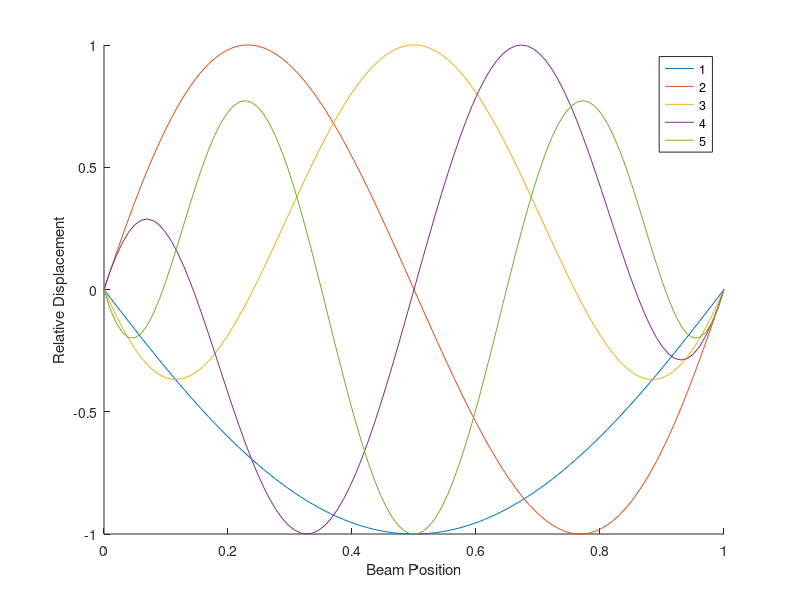
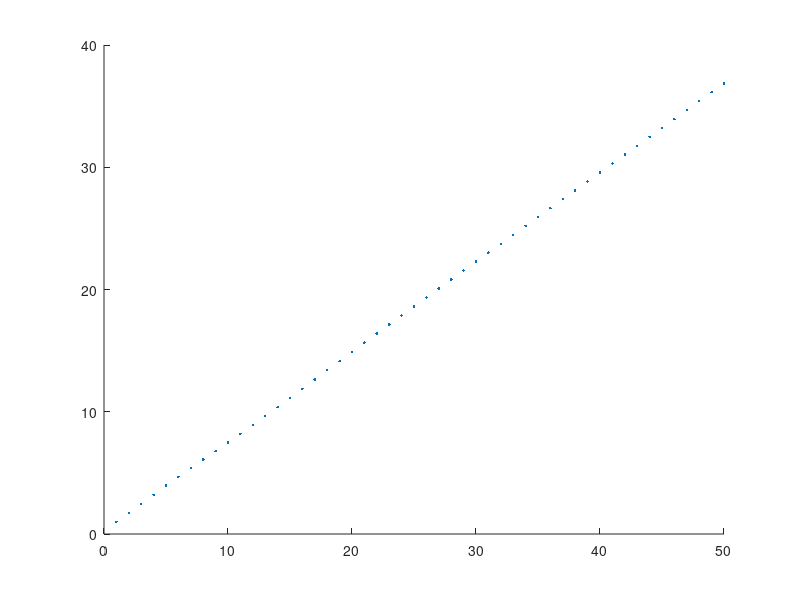
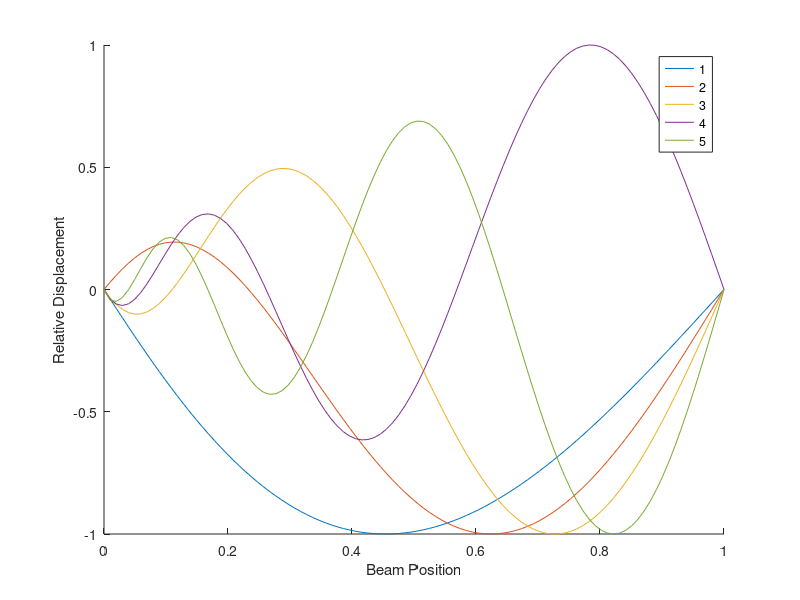
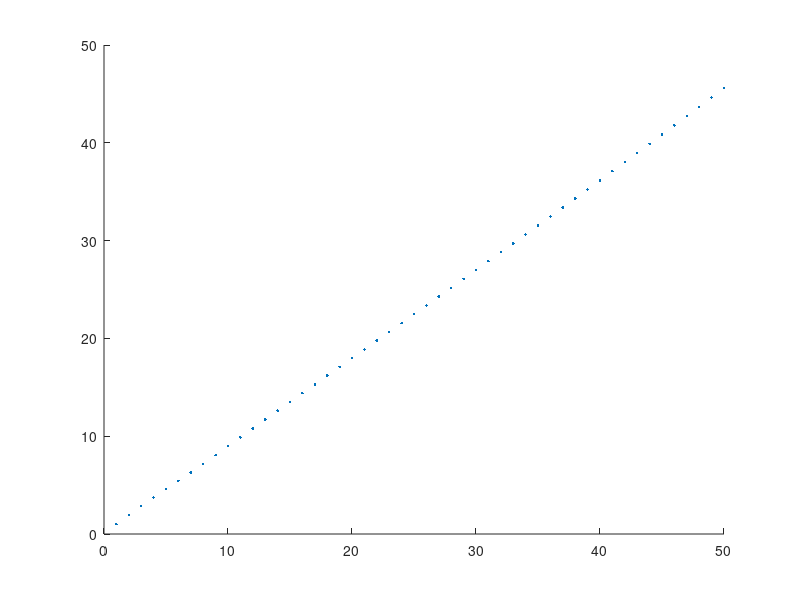

MATLAB code for these plots, in order:
clc; clear all;
addpath('Functions\');

%% BeamExamplesFEM.m
%  Joseph Anthony
%
% Created:         11/11/25
% Last Modified:   11/11/25
%
% Description: Produces several diagrams of BI-BI, BI-SS, SS-SS, and BI-FF beams
%   with their eigenspectra.
%% Flags
FLAG.DISPLAY_MODES = true;
FLAG.DISPLAY_SPECTRUM = true;
FLAG.CALCULATE_TIMESOLVER = true;

%% Parameters
n = 100;         % Mesh size, number of interior points
shapes = n;     % Number of shape functions

L = 1;           % Beam length
modeCount = 5;    % Number of displayed modes

%% BI-BI Beam
xvals = linspace(0,L,n+2);
deltax = mean(diff(xvals));
basis = zeros(shapes, n+2);
Dbasis = zeros(shapes, n+1);
D2basis = zeros(shapes, n);

% Generate shape functions and their respective derivatives
for i = 1:shapes
    basis(i,:) = xvals.*(xvals-L*ones(1,n+2)).*sin(pi*i*xvals);
    Dbasis(i,:) = diff(basis(i,:))/deltax;
    D2basis(i,:) = diff(Dbasis(i,:))/deltax;
end

% Generate symmetric stiffness matrices
K = zeros(shapes);
M = zeros(shapes);

for row = 1:shapes
    for col = 1:row
        K(row,col) = trapz(xvals(2:end-1), D2basis(row,:).*D2basis(col,:));
        M(row, col) = trapz(xvals, basis(row,:).*basis(col,:));
    end
end
K = K + K' - diag(diag(K));
M = M + M' - diag(diag(M));

% Determine sorted eigenbasis
[evecs, evals] = eig(K);
[~, index] = sort(diag(abs(evals))); 
evals = evals(index,index);
evecs = evecs(:, index);

% Display mode shapes
modeshapes = basis'*evecs;
modeshapes = modeshapes';

if FLAG.DISPLAY_MODES
    figure();
    hold on
    for i = 1:modeCount
        modeshapes(i,:) = modeshapes(i,:)/max(abs(modeshapes(i,:)));
        plot(xvals, modeshapes(i,:));
    end
    xlabel("Beam Position");
    ylabel("Relative Displacement");
    legend('1','2','3','4','5');
end


% Plot eigenvalue spectrum
espectrum = abs(diag(evals))/abs(evals(1,1));
scaled_espectrum = espectrum.^(1/4);

if FLAG.DISPLAY_SPECTRUM
    figure();
    hold on
    plot(scaled_espectrum(1:50), "LineStyle", "none", "Marker", ".");
end

%% BI-SS Beam
xvals = linspace(0,L,n+2);
deltax = mean(diff(xvals));
basis = zeros(shapes, n+2);
Dbasis = zeros(shapes, n+1);
D2basis = zeros(shapes, n);

% Generate shape functions and their respective derivatives
for i = 1:shapes
    basis(i,:) = xvals.*sin(i*pi*xvals);
    Dbasis(i,:) = diff(basis(i,:))/deltax;
    D2basis(i,:) = diff(Dbasis(i,:))/deltax;
end

% Generate symmetric stiffness matrices
K = zeros(shapes);
M = zeros(shapes);

for row = 1:shapes
    for col = 1:row
        K(row,col) = trapz(xvals(2:end-1), D2basis(row,:).*D2basis(col,:));
        M(row, col) = trapz(xvals, basis(row,:).*basis(col,:));
    end
end
K = K + K' - diag(diag(K));
M = M + M' - diag(diag(M));

% Determine sorted eigenbasis
[evecs, evals] = eig(K);
[~, index] = sort(diag(abs(evals))); 
evals = evals(index,index);
evecs = evecs(:, index);

% Display mode shapes
modeshapes = basis'*evecs;
modeshapes = modeshapes';

if FLAG.DISPLAY_MODES
    figure();
    hold on
    for i = 1:modeCount
        modeshapes(i,:) = modeshapes(i,:)/max(abs(modeshapes(i,:)));
        plot(xvals, modeshapes(i,:));
    end
    xlabel("Beam Position");
    ylabel("Relative Displacement");
    legend('1','2','3','4','5');
end


% Plot eigenvalue spectrum
espectrum = abs(diag(evals))/abs(evals(1,1));
scaled_espectrum = espectrum.^(1/4);

if FLAG.DISPLAY_SPECTRUM
    figure();
    hold on
    plot(scaled_espectrum(1:50), "LineStyle", "none", "Marker", ".");
end

%% BI-FF Beam
xvals = linspace(0,L,n+2);
deltax = mean(diff(xvals));
basis = zeros(shapes, n+2);
Dbasis = zeros(shapes, n+1);
D2basis = zeros(shapes, n);

% Generate shape functions and their respective derivatives
for i = 1:shapes
    basis(i,:) = xvals.*sin((2*i+1)*pi/2*xvals);
    Dbasis(i,:) = diff(basis(i,:))/deltax;
    D2basis(i,:) = diff(Dbasis(i,:))/deltax;
end

% Generate symmetric stiffness matrices
K = zeros(shapes);
M = zeros(shapes);

for row = 1:shapes
    for col = 1:row
        K(row,col) = trapz(xvals(2:end-1), D2basis(row,:).*D2basis(col,:));
        M(row, col) = trapz(xvals, basis(row,:).*basis(col,:));
    end
end
K = K + K' - diag(diag(K));
M = M + M' - diag(diag(M));

% Determine sorted eigenbasis
[evecs, evals] = eig(K);
[~, index] = sort(diag(abs(evals))); 
evals = evals(index,index);
evecs = evecs(:, index);

% Display mode shapes
modeshapes = basis'*evecs;
modeshapes = modeshapes';

if FLAG.DISPLAY_MODES
    figure();
    hold on
    for i = 1:modeCount
        modeshapes(i,:) = modeshapes(i,:)/max(abs(modeshapes(i,:)));
        plot(xvals, modeshapes(i,:));
    end
    xlabel("Beam Position");
    ylabel("Relative Displacement");
    legend('1','2','3','4','5');
end


% Plot eigenvalue spectrum
espectrum = abs(diag(evals))/abs(evals(1,1));
scaled_espectrum = espectrum.^(1/4);

if FLAG.DISPLAY_SPECTRUM
    figure();
    hold on
    plot(scaled_espectrum(1:50), "LineStyle", "none", "Marker", ".");
end

%% SS-SS Beam
xvals = linspace(0,L,n+2);
deltax = mean(diff(xvals));
basis = zeros(shapes, n+2);
Dbasis = zeros(shapes, n+1);
D2basis = zeros(shapes, n);

% Generate shape functions and their respective derivatives
for i = 1:shapes
    basis(i,:) = sin(i*xvals*pi);
    Dbasis(i,:) = diff(basis(i,:))/deltax;
    D2basis(i,:) = diff(Dbasis(i,:))/deltax;
end

% Generate symmetric stiffness matrices
K = zeros(shapes);
M = zeros(shapes);

for row = 1:shapes
    for col = 1:row
        K(row,col) = trapz(xvals(2:end-1), D2basis(row,:).*D2basis(col,:));
        M(row, col) = trapz(xvals, basis(row,:).*basis(col,:));
    end
end
K = K + K' - diag(diag(K));
M = M + M' - diag(diag(M));

% Determine sorted eigenbasis
[evecs, evals] = eig(K);
[~, index] = sort(diag(abs(evals))); 
evals = evals(index,index);
evecs = evecs(:, index);

% Display mode shapes
modeshapes = basis'*evecs;
modeshapes = modeshapes';

if FLAG.DISPLAY_MODES
    figure();
    hold on
    for i = 1:modeCount
        modeshapes(i,:) = modeshapes(i,:)/max(abs(modeshapes(i,:)));
        plot(xvals, modeshapes(i,:));
    end
    xlabel("Beam Position");
    ylabel("Relative Displacement");
    legend('1','2','3','4','5');
end


% Plot eigenvalue spectrum
espectrum = abs(diag(evals))/abs(evals(1,1));
scaled_espectrum = espectrum.^(1/4);

if FLAG.DISPLAY_SPECTRUM
    figure();
    hold on
    plot(scaled_espectrum(1:50), "LineStyle", "none", "Marker", ".");
end